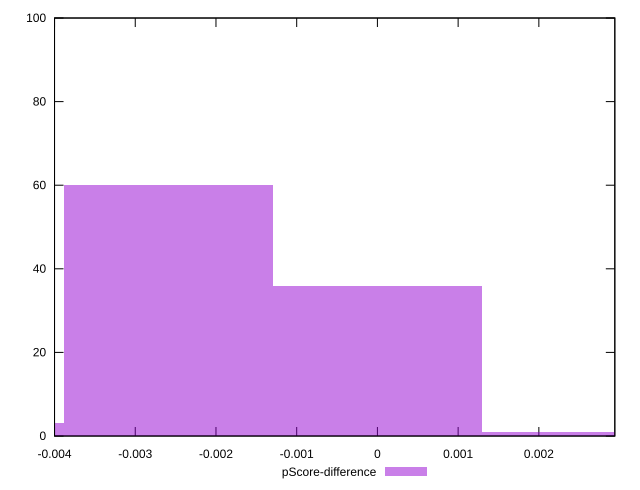

Here is the gnuplot script that generated this plot:
reset

$pScoreDifference <<EOF
-0.0025856779204241035 60
0 36
-0.005171355840848207 3
0.0025856779204241035 1
EOF

set key outside below
set boxwidth 0.0025856779204241035
set xrange [-0.0040000000000000036:0.002941176470588225]
set yrange [0:100]
set trange [0:100]
set style fill transparent solid 0.5 noborder
set terminal svg size 640, 490 enhanced background rgb 'white'
set output "reports/report_00031_2021-02-24T23-18-18.084Z/render-blocking-resources/samples/astro/pScore-difference/histogram.svg"

plot $pScoreDifference title "pScore-difference" with boxes

reset
